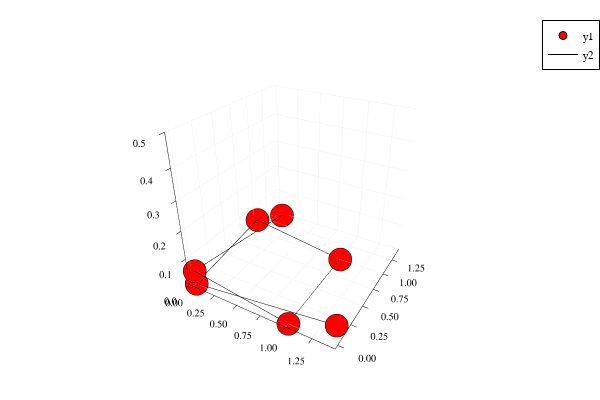

The code cell stored with this chart in its notebook:
### Code cell
epsilon = 0.05
l = sqrt(2)
v0 = l*ey + epsilon*ex
v1 = epsilon*ez
v2 = ex
v3 = ex + ey
v4 = ey + + epsilon*ez
v5 = e0
v6 = l*ex + epsilon*ey + epsilon*ez
P = PolygonalChain([v0,v1,v2,v3,v4,v5,v6])
plot(zlim=(0,0.5))
plotChain!(P,"red")

### Figure 1 — Plotly figure (JSON) as saved in the notebook; plotly's stock layout.template omitted (floating-point values rounded to 4 significant figures)
{"data": [{"colorbar": {"title": {"text": ""}}, "legendgroup": "y1", "marker": {"color": "rgba(255, 0, 0, 1.000)", "line": {"color": "rgba(0, 0, 0, 1)", "width": 1}, "size": 8, "symbol": "circle"}, "mode": "markers", "name": "y1", "showlegend": true, "type": "scatter3d", "x": [0.05, 0, 1, 1, 0, 0, 1.414], "xaxis": "x", "y": [1.414, 0, 0, 1, 1, 0, 0.05], "yaxis": "y", "z": [0, 0.05, 0, 0, 0.05, 0, 0.05], "zmax": null, "zmin": null}, {"colorbar": {"title": {"text": ""}}, "legendgroup": "y2", "line": {"color": "rgba(0, 0, 0, 1)", "dash": "solid", "shape": "linear", "width": 1}, "mode": "lines", "name": "y2", "showlegend": true, "type": "scatter3d", "x": [0.05, 0, 1, 1, 0, 0, 1.414], "xaxis": "x", "y": [1.414, 0, 0, 1, 1, 0, 0.05], "yaxis": "y", "z": [0, 0.05, 0, 0, 0.05, 0, 0.05], "zmax": null, "zmin": null}], "layout": {"annotations": [], "height": 400, "legend": {"bgcolor": "rgba(255, 255, 255, 1.000)", "bordercolor": "rgba(0, 0, 0, 1)", "borderwidth": 1, "font": {"color": "rgba(0, 0, 0, 1)", "family": "sans-serif", "size": 11}, "tracegroupgap": 0, "traceorder": "normal", "x": 1, "xanchor": "auto", "y": 1, "yanchor": "auto"}, "margin": {"b": 20, "l": 0, "r": 0, "t": 20}, "paper_bgcolor": "rgba(255, 255, 255, 1.000)", "plot_bgcolor": "rgba(255, 255, 255, 1.000)", "scene": {"aspectmode": "auto", "aspectratio": {"x": 1, "y": 1, "z": 1}, "camera": {"eye": {"x": 1.126, "y": -1.95, "z": 1.3}}, "xaxis": {"anchor": "y1", "domain": [0.06582, 0.9934], "gridcolor": "rgba(0, 0, 0, 0.1)", "gridwidth": 0.5, "linecolor": "rgba(0, 0, 0, 1)", "mirror": false, "range": [-0.04243, 1.457], "showgrid": true, "showline": true, "showticklabels": true, "tickangle": 0, "tickcolor": "rgb(0, 0, 0)", "tickfont": {"color": "rgba(0, 0, 0, 1)", "family": "sans-serif", "size": 11}, "tickmode": "array", "ticks": "inside", "ticktext": ["0.00", "0.25", "0.50", "0.75", "1.00", "1.25"], "tickvals": [0, 0.25, 0.5, 0.75, 1, 1.25], "title": {"font": {"color": "rgba(0, 0, 0, 1)", "family": "sans-serif", "size": 15}, "text": ""}, "type": "linear", "visible": true, "zeroline": false, "zerolinecolor": "rgba(0, 0, 0, 1)"}, "yaxis": {"anchor": "x1", "domain": [0.03762, 0.9902], "gridcolor": "rgba(0, 0, 0, 0.1)", "gridwidth": 0.5, "linecolor": "rgba(0, 0, 0, 1)", "mirror": false, "range": [-0.04243, 1.457], "showgrid": true, "showline": true, "showticklabels": true, "tickangle": 0, "tickcolor": "rgb(0, 0, 0)", "tickfont": {"color": "rgba(0, 0, 0, 1)", "family": "sans-serif", "size": 11}, "tickmode": "array", "ticks": "inside", "ticktext": ["0.00", "0.25", "0.50", "0.75", "1.00", "1.25"], "tickvals": [0, 0.25, 0.5, 0.75, 1, 1.25], "title": {"font": {"color": "rgba(0, 0, 0, 1)", "family": "sans-serif", "size": 15}, "text": ""}, "type": "linear", "visible": true, "zeroline": false, "zerolinecolor": "rgba(0, 0, 0, 1)"}, "zaxis": {"gridcolor": "rgba(0, 0, 0, 0.1)", "gridwidth": 0.5, "linecolor": "rgba(0, 0, 0, 1)", "mirror": false, "range": [0, 0.5], "showgrid": true, "showline": true, "showticklabels": true, "tickangle": 0, "tickcolor": "rgb(0, 0, 0)", "tickfont": {"color": "rgba(0, 0, 0, 1)", "family": "sans-serif", "size": 11}, "tickmode": "array", "ticks": "inside", "ticktext": ["0.0", "0.1", "0.2", "0.3", "0.4", "0.5"], "tickvals": [0, 0.1, 0.2, 0.3, 0.4, 0.5], "title": {"font": {"color": "rgba(0, 0, 0, 1)", "family": "sans-serif", "size": 15}, "text": ""}, "type": "linear", "visible": true, "zeroline": false, "zerolinecolor": "rgba(0, 0, 0, 1)"}}, "showlegend": true, "width": 600}}
